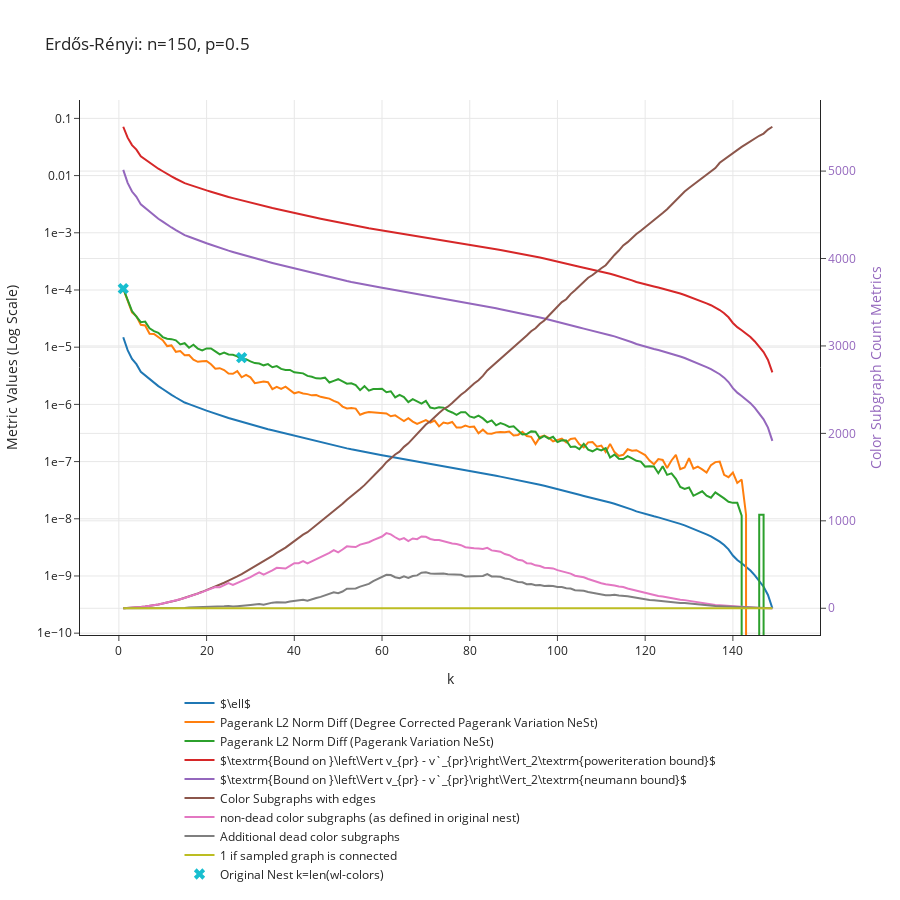

Notebook code for this chart:
### Code cell
p = 0.5
n = 150
G = nx.erdos_renyi_graph(n, p)
data_dict = get_convergence_data_of_nest(G, min_cluster_size = 1, max_k = 150)
plot_convergence_data(data_dict, f"Erdős-Rényi: n={n}, p={p}")

### Figure 1 — Plotly figure (JSON) as saved in the notebook; plotly's stock layout.template omitted (floating-point values rounded to 4 significant figures; data arrays with more than 128 entries replaced by an {"elided": "..."} marker saying what was removed)
{"data": [{"mode": "lines", "name": "$\\ell$", "type": "scatter", "x": {"elided": "149 int values"}, "y": {"elided": "149 float values"}}, {"mode": "lines", "name": "Pagerank L2 Norm Diff (Degree Corrected Pagerank Variation NeSt)", "type": "scatter", "x": {"elided": "149 int values"}, "y": {"elided": "149 float values"}}, {"mode": "lines", "name": "Pagerank L2 Norm Diff (Pagerank Variation NeSt)", "type": "scatter", "x": {"elided": "149 int values"}, "y": {"elided": "149 float values"}}, {"mode": "lines", "name": "$\\textrm{Bound on }\\left\\Vert v_{pr} - v`_{pr}\\right\\Vert_2\\textrm{poweriteration bound}$", "type": "scatter", "x": {"elided": "149 int values"}, "y": {"elided": "149 float values"}}, {"mode": "lines", "name": "$\\textrm{Bound on }\\left\\Vert v_{pr} - v`_{pr}\\right\\Vert_2\\textrm{neumann bound}$", "type": "scatter", "x": {"elided": "149 int values"}, "y": {"elided": "149 float values"}}, {"mode": "lines", "name": "Color Subgraphs with edges", "type": "scatter", "x": {"elided": "149 int values"}, "y": {"elided": "149 int values"}, "yaxis": "y2"}, {"mode": "lines", "name": "non-dead color subgraphs (as defined in original nest)", "type": "scatter", "x": {"elided": "149 int values"}, "y": {"elided": "149 int values"}, "yaxis": "y2"}, {"mode": "lines", "name": "Additional dead color subgraphs", "type": "scatter", "x": {"elided": "149 int values"}, "y": {"elided": "149 int values"}, "yaxis": "y2"}, {"mode": "lines", "name": "1 if sampled graph is connected", "type": "scatter", "x": {"elided": "149 int values"}, "y": {"elided": "149 int values"}, "yaxis": "y2"}, {"marker": {"size": 10, "symbol": "x"}, "mode": "markers", "name": "Original Nest k=len(wl-colors)", "type": "scatter", "x": [1, 28, 150], "y": [0.0001055, 6.567e-06, 0]}], "layout": {"height": 900, "hovermode": "closest", "legend": {"orientation": "h", "x": 0.5, "xanchor": "center", "y": -0.1, "yanchor": "top"}, "title": {"text": "Erdős-Rényi: n=150, p=0.5"}, "xaxis": {"title": {"text": "k"}}, "yaxis": {"exponentformat": "e", "title": {"text": "Metric Values (Log Scale)"}, "type": "log"}, "yaxis2": {"overlaying": "y", "side": "right", "tickfont": {"color": "rgba(148, 103, 189, 1)"}, "title": {"font": {"color": "rgba(148, 103, 189, 1)"}, "text": "Color Subgraph Count Metrics"}, "type": "linear"}}}
